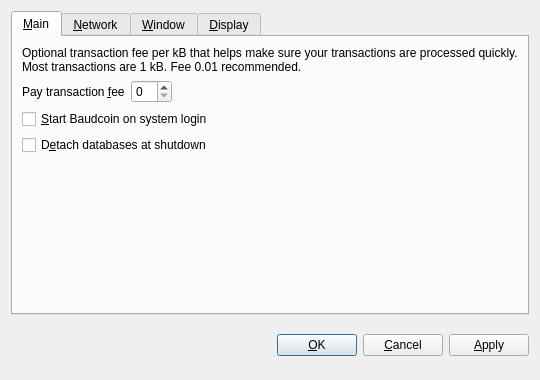
<?xml version="1.0" encoding="UTF-8"?>
<ui version="4.0">
 <class>OptionsDialog</class>
 <widget class="QDialog" name="OptionsDialog">
  <property name="geometry">
   <rect>
    <x>0</x>
    <y>0</y>
    <width>540</width>
    <height>380</height>
   </rect>
  </property>
  <property name="windowTitle">
   <string>Options</string>
  </property>
  <property name="modal">
   <bool>true</bool>
  </property>
  <layout class="QVBoxLayout" name="verticalLayout">
   <item>
    <widget class="QTabWidget" name="tabWidget">
     <property name="tabPosition">
      <enum>QTabWidget::North</enum>
     </property>
     <property name="currentIndex">
      <number>0</number>
     </property>
     <widget class="QWidget" name="tabMain">
      <attribute name="title">
       <string>&amp;Main</string>
      </attribute>
      <layout class="QVBoxLayout" name="verticalLayout_Main">
       <item>
        <widget class="QLabel" name="transactionFeeInfoLabel">
         <property name="text">
          <string>Optional transaction fee per kB that helps make sure your transactions are processed quickly. Most transactions are 1 kB. Fee 0.01 recommended.</string>
         </property>
         <property name="textFormat">
          <enum>Qt::PlainText</enum>
         </property>
         <property name="wordWrap">
          <bool>true</bool>
         </property>
        </widget>
       </item>
       <item>
        <layout class="QHBoxLayout" name="horizontalLayout_Main">
         <item>
          <widget class="QLabel" name="transactionFeeLabel">
           <property name="text">
            <string>Pay transaction &amp;fee</string>
           </property>
           <property name="textFormat">
            <enum>Qt::PlainText</enum>
           </property>
           <property name="buddy">
            <cstring>transactionFee</cstring>
           </property>
          </widget>
         </item>
         <item>
          <widget class="BaudcoinAmountField" name="transactionFee"/>
         </item>
         <item>
          <spacer name="horizontalSpacer_Main">
           <property name="orientation">
            <enum>Qt::Horizontal</enum>
           </property>
           <property name="sizeHint" stdset="0">
            <size>
             <width>40</width>
             <height>20</height>
            </size>
           </property>
          </spacer>
         </item>
        </layout>
       </item>
       <item>
        <widget class="QCheckBox" name="baudcoinAtStartup">
         <property name="toolTip">
          <string>Automatically start Baudcoin after logging in to the system.</string>
         </property>
         <property name="text">
          <string>&amp;Start Baudcoin on system login</string>
         </property>
        </widget>
       </item>
       <item>
        <widget class="QCheckBox" name="detachDatabases">
         <property name="toolTip">
          <string>Detach block and address databases at shutdown. This means they can be moved to another data directory, but it slows down shutdown. The wallet is always detached.</string>
         </property>
         <property name="text">
          <string>D&amp;etach databases at shutdown</string>
         </property>
        </widget>
       </item>
       <item>
        <spacer name="verticalSpacer_Main">
         <property name="orientation">
          <enum>Qt::Vertical</enum>
         </property>
         <property name="sizeHint" stdset="0">
          <size>
           <width>20</width>
           <height>40</height>
          </size>
         </property>
        </spacer>
       </item>
      </layout>
     </widget>
     <widget class="QWidget" name="tabNetwork">
      <attribute name="title">
       <string>&amp;Network</string>
      </attribute>
      <layout class="QVBoxLayout" name="verticalLayout_Network">
       <item>
        <widget class="QCheckBox" name="mapPortUpnp">
         <property name="toolTip">
          <string>Automatically open the Baudcoin client port on the router. This only works when your router supports UPnP and it is enabled.</string>
         </property>
         <property name="text">
          <string>Map port using &amp;UPnP</string>
         </property>
        </widget>
       </item>
       <item>
        <widget class="QCheckBox" name="connectSocks">
         <property name="toolTip">
          <string>Connect to the Baudcoin network through a SOCKS proxy (e.g. when connecting through Tor).</string>
         </property>
         <property name="text">
          <string>Connect through &amp;SOCKS proxy:</string>
         </property>
        </widget>
       </item>
       <item>
        <layout class="QHBoxLayout" name="horizontalLayout_Network">
         <item>
          <widget class="QLabel" name="proxyIpLabel">
           <property name="text">
            <string>Proxy &amp;IP:</string>
           </property>
           <property name="textFormat">
            <enum>Qt::PlainText</enum>
           </property>
           <property name="buddy">
            <cstring>proxyIp</cstring>
           </property>
          </widget>
         </item>
         <item>
          <widget class="QValidatedLineEdit" name="proxyIp">
           <property name="maximumSize">
            <size>
             <width>140</width>
             <height>16777215</height>
            </size>
           </property>
           <property name="toolTip">
            <string>IP address of the proxy (e.g. 127.0.0.1)</string>
           </property>
          </widget>
         </item>
         <item>
          <widget class="QLabel" name="proxyPortLabel">
           <property name="text">
            <string>&amp;Port:</string>
           </property>
           <property name="textFormat">
            <enum>Qt::PlainText</enum>
           </property>
           <property name="buddy">
            <cstring>proxyPort</cstring>
           </property>
          </widget>
         </item>
         <item>
          <widget class="QLineEdit" name="proxyPort">
           <property name="maximumSize">
            <size>
             <width>55</width>
             <height>16777215</height>
            </size>
           </property>
           <property name="toolTip">
            <string>Port of the proxy (e.g. 9050)</string>
           </property>
          </widget>
         </item>
         <item>
          <widget class="QLabel" name="socksVersionLabel">
           <property name="text">
            <string>SOCKS &amp;Version:</string>
           </property>
           <property name="textFormat">
            <enum>Qt::PlainText</enum>
           </property>
           <property name="buddy">
            <cstring>socksVersion</cstring>
           </property>
          </widget>
         </item>
         <item>
          <widget class="QValueComboBox" name="socksVersion">
           <property name="toolTip">
            <string>SOCKS version of the proxy (e.g. 5)</string>
           </property>
          </widget>
         </item>
         <item>
          <spacer name="horizontalSpacer_Network">
           <property name="orientation">
            <enum>Qt::Horizontal</enum>
           </property>
           <property name="sizeHint" stdset="0">
            <size>
             <width>40</width>
             <height>20</height>
            </size>
           </property>
          </spacer>
         </item>
        </layout>
       </item>
       <item>
        <spacer name="verticalSpacer_Network">
         <property name="orientation">
          <enum>Qt::Vertical</enum>
         </property>
         <property name="sizeHint" stdset="0">
          <size>
           <width>20</width>
           <height>40</height>
          </size>
         </property>
        </spacer>
       </item>
      </layout>
     </widget>
     <widget class="QWidget" name="tabWindow">
      <attribute name="title">
       <string>&amp;Window</string>
      </attribute>
      <layout class="QVBoxLayout" name="verticalLayout_Window">
       <item>
        <widget class="QCheckBox" name="minimizeToTray">
         <property name="toolTip">
          <string>Show only a tray icon after minimizing the window.</string>
         </property>
         <property name="text">
          <string>Minimize to the &amp;tray instead of the taskbar</string>
         </property>
        </widget>
       </item>
       <item>
        <widget class="QCheckBox" name="minimizeOnClose">
         <property name="toolTip">
          <string>Minimize instead of exit the application when the window is closed. When this option is enabled, the application will be closed only after selecting Quit in the menu.</string>
         </property>
         <property name="text">
          <string>M&amp;inimize on close</string>
         </property>
        </widget>
       </item>
       <item>
        <spacer name="verticalSpacer_Window">
         <property name="orientation">
          <enum>Qt::Vertical</enum>
         </property>
         <property name="sizeHint" stdset="0">
          <size>
           <width>20</width>
           <height>40</height>
          </size>
         </property>
        </spacer>
       </item>
      </layout>
     </widget>
     <widget class="QWidget" name="tabDisplay">
      <attribute name="title">
       <string>&amp;Display</string>
      </attribute>
      <layout class="QVBoxLayout" name="verticalLayout_Display">
       <item>
        <layout class="QHBoxLayout" name="horizontalLayout_1_Display">
         <item>
          <widget class="QLabel" name="langLabel">
           <property name="text">
            <string>User Interface &amp;language:</string>
           </property>
           <property name="textFormat">
            <enum>Qt::PlainText</enum>
           </property>
           <property name="buddy">
            <cstring>lang</cstring>
           </property>
          </widget>
         </item>
         <item>
          <widget class="QValueComboBox" name="lang">
           <property name="toolTip">
            <string>The user interface language can be set here. This setting will take effect after restarting Baudcoin.</string>
           </property>
          </widget>
         </item>
        </layout>
       </item>
       <item>
        <layout class="QHBoxLayout" name="horizontalLayout_2_Display">
         <item>
          <widget class="QLabel" name="unitLabel">
           <property name="text">
            <string>&amp;Unit to show amounts in:</string>
           </property>
           <property name="textFormat">
            <enum>Qt::PlainText</enum>
           </property>
           <property name="buddy">
            <cstring>unit</cstring>
           </property>
          </widget>
         </item>
         <item>
          <widget class="QValueComboBox" name="unit">
           <property name="toolTip">
            <string>Choose the default subdivision unit to show in the interface and when sending coins.</string>
           </property>
          </widget>
         </item>
        </layout>
       </item>
       <item>
        <widget class="QCheckBox" name="displayAddresses">
         <property name="toolTip">
          <string>Whether to show Baudcoin addresses in the transaction list or not.</string>
         </property>
         <property name="text">
          <string>Display addresses in &amp;transaction list</string>
         </property>
        </widget>
       </item>
       <item>
        <spacer name="verticalSpacer_Display">
         <property name="orientation">
          <enum>Qt::Vertical</enum>
         </property>
         <property name="sizeHint" stdset="0">
          <size>
           <width>20</width>
           <height>40</height>
          </size>
         </property>
        </spacer>
       </item>
      </layout>
     </widget>
    </widget>
   </item>
   <item>
    <layout class="QHBoxLayout" name="horizontalLayout_Buttons">
     <item>
      <spacer name="horizontalSpacer_1">
       <property name="orientation">
        <enum>Qt::Horizontal</enum>
       </property>
       <property name="sizeHint" stdset="0">
        <size>
         <width>40</width>
         <height>48</height>
        </size>
       </property>
      </spacer>
     </item>
     <item>
      <widget class="QLabel" name="statusLabel">
       <property name="font">
        <font>
         <weight>75</weight>
         <bold>true</bold>
        </font>
       </property>
       <property name="text">
        <string/>
       </property>
       <property name="textFormat">
        <enum>Qt::PlainText</enum>
       </property>
       <property name="wordWrap">
        <bool>true</bool>
       </property>
      </widget>
     </item>
     <item>
      <spacer name="horizontalSpacer_2">
       <property name="orientation">
        <enum>Qt::Horizontal</enum>
       </property>
       <property name="sizeHint" stdset="0">
        <size>
         <width>40</width>
         <height>48</height>
        </size>
       </property>
      </spacer>
     </item>
     <item>
      <widget class="QPushButton" name="okButton">
       <property name="text">
        <string>&amp;OK</string>
       </property>
      </widget>
     </item>
     <item>
      <widget class="QPushButton" name="cancelButton">
       <property name="text">
        <string>&amp;Cancel</string>
       </property>
       <property name="autoDefault">
        <bool>false</bool>
       </property>
      </widget>
     </item>
     <item>
      <widget class="QPushButton" name="applyButton">
       <property name="text">
        <string>&amp;Apply</string>
       </property>
       <property name="autoDefault">
        <bool>false</bool>
       </property>
      </widget>
     </item>
    </layout>
   </item>
  </layout>
 </widget>
 <customwidgets>
  <customwidget>
   <class>BaudcoinAmountField</class>
   <extends>QSpinBox</extends>
   <header>baudcoinamountfield.h</header>
  </customwidget>
  <customwidget>
   <class>QValueComboBox</class>
   <extends>QComboBox</extends>
   <header>qvaluecombobox.h</header>
  </customwidget>
  <customwidget>
   <class>QValidatedLineEdit</class>
   <extends>QLineEdit</extends>
   <header>qvalidatedlineedit.h</header>
  </customwidget>
 </customwidgets>
 <resources/>
 <connections/>
</ui>
